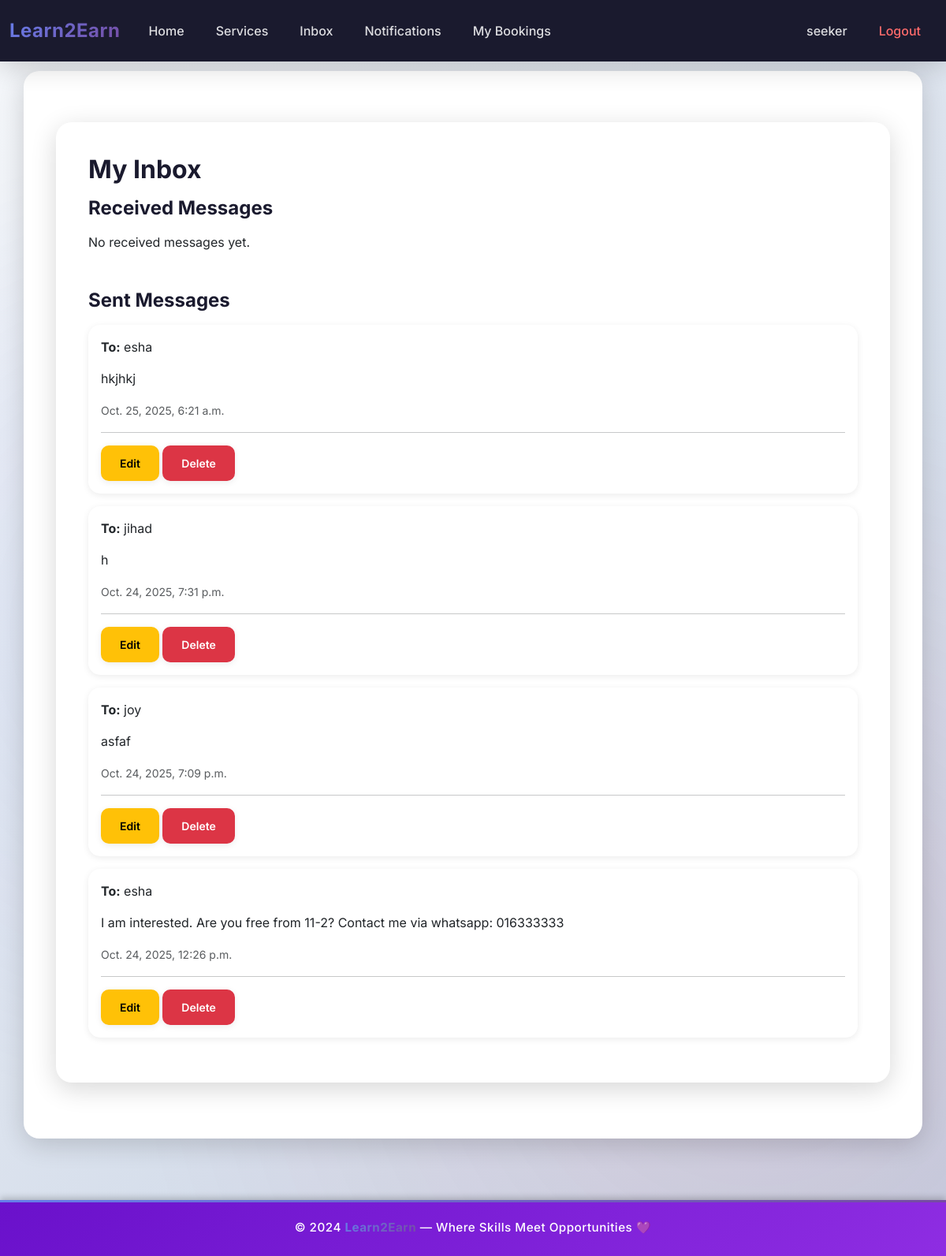
The page /messaging/inbox/ (signed in) on the database its author committed.
### Learn2Earn/messaging/models.py (models this page shows, shortened)
class Message(models.Model):
    sender = models.ForeignKey(User, on_delete=models.CASCADE, related_name='sent_messages')
    receiver = models.ForeignKey(User, on_delete=models.CASCADE, related_name='received_messages')
    content = models.TextField()
    sent_at = models.DateTimeField(auto_now_add=True)

### Learn2Earn/messaging/views.py (the view)
# urls.py: path('inbox/', views.inbox, name='inbox'),
def inbox(request):
    if not request.user.is_authenticated:
        return redirect('users:login')
    sent_messages = Message.objects.filter(sender=request.user).order_by('-sent_at')
    received_messages = Message.objects.filter(receiver=request.user).order_by('-sent_at')
    return render(request, 'messaging/inbox.html', {
        'sent_messages': sent_messages,
        'received_messages': received_messages
    })
    return render(request, 'messaging/inbox.html', {'messaging': messages})

### Learn2Earn/templates/messaging/inbox.html
{% extends 'base.html' %}
{% block content %}
<div class="container mt-4">
    <h2>My Inbox</h2>
    <div class="mb-5">
        <h4>Received Messages</h4>
        {% if received_messages %}
            {% for msg in received_messages %}
            <div class="card mb-3">
                <div class="card-body">
                    <p><strong>From:</strong> {{ msg.sender.username }}</p>
                    <p>{{ msg.content }}</p>
                    <small class="text-muted">{{ msg.sent_at }}</small>
                </div>
            </div>
            {% endfor %}
        {% else %}
            <p>No received messages yet.</p>
        {% endif %}
    </div>
    <div>
        <h4>Sent Messages</h4>
        {% if sent_messages %}
            {% for msg in sent_messages %}
            <div class="card mb-3">
                <div class="card-body">
                    <p><strong>To:</strong> {{ msg.receiver.username }}</p>
                    <p>{{ msg.content }}</p>
                    <small class="text-muted">{{ msg.sent_at }}</small>
                    <hr>
                    <a href="{% url 'messaging:update_message' msg.id %}" class="btn btn-warning btn-sm">Edit</a>
                    <a href="{% url 'messaging:delete_message' msg.id %}" class="btn btn-danger btn-sm">Delete</a>
                </div>
            </div>
            {% endfor %}
        {% else %}
            <p>No sent messages yet.</p>
        {% endif %}
    </div>
</div>
{% endblock %}

### Learn2Earn/templates/base.html (shortened to what this page needs)
<!DOCTYPE html>
<html lang="en">
<head>
    <link href="https://cdn.jsdelivr.net/npm/bootstrap@5.3.2/dist/css/bootstrap.min.css" rel="stylesheet">
</head>
<body>
<nav class="navbar navbar-expand-lg navbar-dark fixed-top">
  <div class="container-fluid">
    <a class="navbar-brand" href="/">Learn2Earn</a>
    <div class="collapse navbar-collapse" id="navbarContent">
      <ul class="navbar-nav me-auto mb-2 mb-lg-0">
        <li class="nav-item">
          <a class="nav-link" href="/">Home</a>
        </li>
        <li class="nav-item">
          <a class="nav-link" href="{% url 'users:service_list' %}">Services</a>
        </li>
        {% if user.is_authenticated %}
        <li class="nav-item">
          <a class="nav-link" href="{% url 'messaging:inbox' %}">Inbox</a>
        </li>
        <li class="nav-item">
          <a class="nav-link" href="{% url 'messaging:notifications' %}">Notifications</a>
        </li>
        {% if user.userprofile_set.first.user_type == 'seeker' %}
        <li class="nav-item">
          <a class="nav-link" href="{% url 'reservation:my_bookings' %}">My Bookings</a>
        </li>
        {% endif %}
        {% endif %}
      </ul>
      <ul class="navbar-nav mb-2 mb-lg-0">
        {% if user.is_authenticated %}
        <li class="nav-item">
          <a class="nav-link" href="{% url 'users:profile' %}">{{ user.username }}</a>
        </li>
        <li class="nav-item">
          <a class="nav-link text-danger" href="{% url 'users:logout' %}">Logout</a>
        </li>
        {% endif %}
      </ul>
    </div>
  </div>
</nav>
<div class="container" style="margin-top: 90px;">
    {% block content %}
    {% endblock %}
</div>
<footer class="footer-violet text-center py-4 mt-5">
  <p class="mb-0">© 2024 <strong>Learn2Earn</strong> — Where Skills Meet Opportunities 💜</p>
</footer>
</body>
</html>

### Learn2Earn/templates/base.html (style rules this page uses)
:root { --primary-gradient: linear-gradient(135deg, #667eea 0%, #764ba2 100%); --secondary-gradient: linear-gradient(135deg, #f093fb 0%, #f5576c 100%); --success-gradient: linear-gradient(135deg, #4facfe 0%, #00f2fe 100%); --dark-bg: #1a1a2e; --darker-bg: #16213e; --light-text: #f8f9fa; --shadow-sm: 0 2px 8px rgba(0, 0, 0, 0.08); --shadow-md: 0 4px 16px rgba(0, 0, 0, 0.12); --shadow-lg: 0 8px 32px rgba(0, 0, 0, 0.16); }
* { margin: 0; padding: 0; box-sizing: border-box; }
body { background: linear-gradient(135deg, #f5f7fa 0%, #c3cfe2 100%); font-family: 'Inter', 'Segoe UI', Tahoma, Geneva, Verdana, sans-serif; min-height: 100vh; position: relative; }
body::before { content: ''; position: fixed; top: 0; left: 0; width: 100%; height: 100%; background: radial-gradient(circle at 20% 50%, rgba(102, 126, 234, 0.1) 0%, transparent 50%), radial-gradient(circle at 80% 80%, rgba(245, 87, 108, 0.1) 0%, transparent 50%); pointer-events: none; z-index: 0; }
.navbar { background: var(--dark-bg) !important; box-shadow: var(--shadow-lg); backdrop-filter: blur(10px); padding: 1rem 0; transition: all 0.3s ease; }
.navbar-brand { font-weight: 700; font-size: 1.5rem; letter-spacing: 0.5px; background: var(--primary-gradient); -webkit-background-clip: text; -webkit-text-fill-color: transparent; background-clip: text; transition: transform 0.3s ease; }
.nav-link { color: rgba(255, 255, 255, 0.85) !important; transition: all 0.3s ease; padding: 0.5rem 1rem !important; margin: 0 0.25rem; border-radius: 8px; font-weight: 500; position: relative; }
.nav-link::before { content: ''; position: absolute; bottom: 0; left: 50%; transform: translateX(-50%); width: 0; height: 2px; background: var(--success-gradient); transition: width 0.3s ease; }
.nav-link.text-danger { color: #ff6b6b !important; }
.container { background: #fff; border-radius: 20px; padding: 40px; margin-top: 30px; margin-bottom: 30px; box-shadow: var(--shadow-lg); position: relative; z-index: 1; backdrop-filter: blur(10px); border: 1px solid rgba(255, 255, 255, 0.8); animation: fadeInUp 0.6s ease; }
h1, h2, h3, h4, h5, h6 { font-weight: 700; color: var(--dark-bg); margin-bottom: 1rem; }
.btn { padding: 0.75rem 1.5rem; border-radius: 10px; font-weight: 600; transition: all 0.3s ease; border: none; box-shadow: var(--shadow-sm); }
.card { border: none; border-radius: 15px; box-shadow: var(--shadow-sm); transition: all 0.3s ease; overflow: hidden; }
footer { background: var(--darker-bg); color: rgba(255, 255, 255, 0.7); font-size: 0.95rem; position: relative; width: 100%; margin-top: auto; z-index: 1; }
footer::before { content: ''; position: absolute; top: 0; left: 0; width: 100%; height: 3px; background: var(--primary-gradient); }
footer p { margin: 0; }
footer strong { background: var(--primary-gradient); -webkit-background-clip: text; -webkit-text-fill-color: transparent; background-clip: text; font-weight: 700; }
a { transition: all 0.3s ease; }
.container > * { animation: fadeIn 0.5s ease; }
.footer-violet { background: linear-gradient(135deg, #6a11cb, #8e2de2); color: #fff; font-weight: 500; letter-spacing: 0.5px; box-shadow: 0 -3px 8px rgba(0, 0, 0, 0.2); width: 100%; }
.footer-violet p { margin: 0; }
html, body { height: 100%; }
body { display: flex; flex-direction: column; }
.container { flex: 1 0 auto; }
.footer-violet { flex-shrink: 0; }

### rows shown on the page
Message: receiver.username "esha", content "hkjhkj", sent_at "Oct. 25, 2025, 6:21 a.m."
Message: receiver.username "jihad", content "h", sent_at "Oct. 24, 2025, 7:31 p.m."
Message: receiver.username "joy", content "asfaf", sent_at "Oct. 24, 2025, 7:09 p.m."
Message: receiver.username "esha", content "I am interested. Are you free from 11-2? Contact me via whatsapp: 016333333", sent_at "Oct. 24, 2025, 12:26 p.m."

### other values the page prints
{{ user.username }} "seeker"
